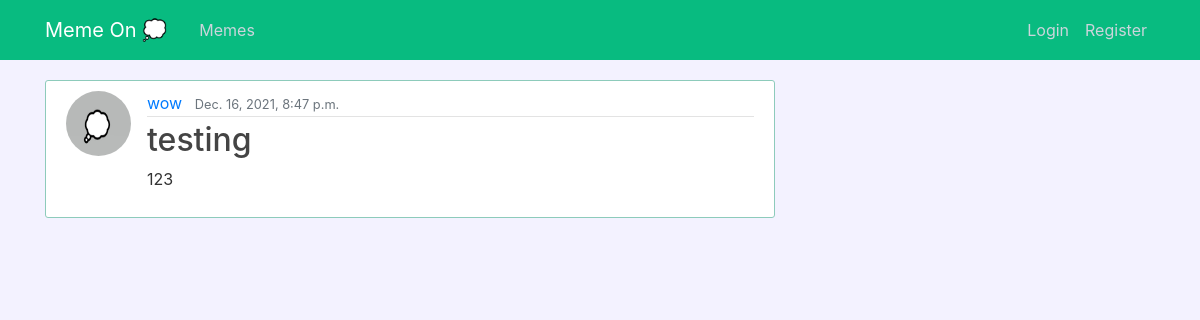
Screenshot of /post/53/ with the database file from the repository.
### blog/models.py (models this page shows, shortened)
class Post(models.Model):
    title=models.CharField(max_length=25)
    content=models.TextField()
    date_posted=models.DateTimeField(default=timezone.now)
    author=models.ForeignKey(User, on_delete=models.CASCADE)

### users/models.py (models this page shows, shortened)
class Profile(models.Model):
    user= models.OneToOneField(User, on_delete=models.CASCADE)
    image=models.ImageField(default='default.jpg', upload_to='profile_pics')

### blog/views.py (the view)
# urls.py: path('post/<int:pk>/', PostDetailView.as_view(), name='post-detail'),
class PostDetailView(DetailView):
    model = Post

### blog/templates/blog/post_detail.html (shortened to what this page needs)
{% extends "blog/base.html" %}
{% block content %}
<article class="media content-section">
  <img class="rounded-circle article-img" src="{{object.author.profile.image.url}}">
  <div class="media-body">
    <div class="article-metadata">
      <a class="mr-2" href="{% url 'user-posts' object.author.username %}">{{ object.author }}</a>
      <small class="text-muted">{{ object.date_posted }}</small>
    </div>
    <h2 class="article-title">{{ object.title }}</h2>
    <p class="article-content">{{ object.content }}</p>
  </div>
</article>
{% endblock content %}

### blog/static/blog/main.css (style rules this page uses)
body { background: #F3F2FF; color: #333333; margin-top: 5rem; }
h1, h2, h3, h4, h5, h6 { color: #444444; }
.content-section { background: #ffffff; padding: 10px 20px; border: 1px solid #8dcbbb; border-radius: 3px; margin-bottom: 20px; }
.article-title { color: #444444; }
.article-content { white-space: pre-line; }
.article-img { height: 65px; width: 65px; margin-right: 16px; }
.article-metadata { padding-bottom: 1px; margin-bottom: 4px; border-bottom: 1px solid #e3e3e3 }

### rows the page displays
Post: author.profile.image (placeholder picture), author "wow", date_posted "Dec. 16, 2021, 8:47 p.m.", title "testing", content "123"
